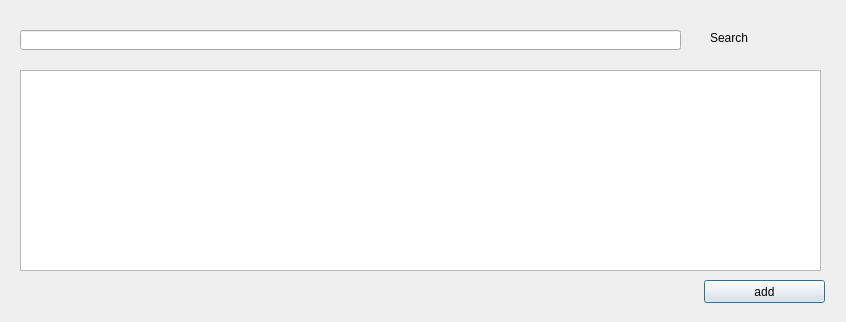
<?xml version="1.0" encoding="UTF-8"?>
<ui version="4.0">
 <class>addprogramsforoverlay</class>
 <widget class="QDialog" name="addprogramsforoverlay">
  <property name="geometry">
   <rect>
    <x>0</x>
    <y>0</y>
    <width>846</width>
    <height>322</height>
   </rect>
  </property>
  <property name="windowTitle">
   <string>add programs for overlay</string>
  </property>
  <widget class="QListView" name="listView">
   <property name="geometry">
    <rect>
     <x>20</x>
     <y>70</y>
     <width>801</width>
     <height>201</height>
    </rect>
   </property>
  </widget>
  <widget class="QLineEdit" name="lineEdit">
   <property name="geometry">
    <rect>
     <x>20</x>
     <y>30</y>
     <width>661</width>
     <height>20</height>
    </rect>
   </property>
  </widget>
  <widget class="QLabel" name="label">
   <property name="geometry">
    <rect>
     <x>710</x>
     <y>30</y>
     <width>111</width>
     <height>16</height>
    </rect>
   </property>
   <property name="text">
    <string>Search</string>
   </property>
  </widget>
  <widget class="QPushButton" name="pushButton">
   <property name="geometry">
    <rect>
     <x>704</x>
     <y>280</y>
     <width>121</width>
     <height>23</height>
    </rect>
   </property>
   <property name="text">
    <string>add</string>
   </property>
  </widget>
 </widget>
 <resources/>
 <connections/>
</ui>
